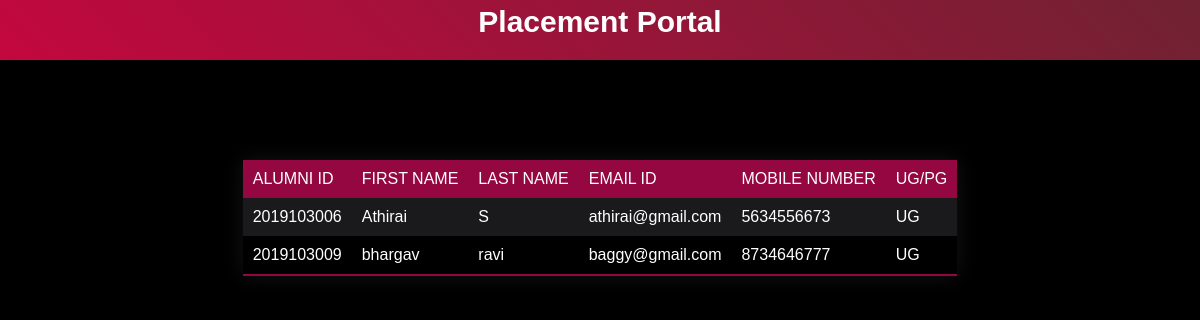
The page /mainpage/alumnitable.php on the database its author committed.
### tables this page shows
CREATE TABLE `alumni` (
  `AlumniId` int(11) NOT NULL,
  `FirstName` varchar(255) NOT NULL,
  `LastName` varchar(255) NOT NULL,
  `Email` varchar(255) NOT NULL,
  `MobileNumber` decimal(10,0) NOT NULL,
  `UG` varchar(255) NOT NULL
);

### mainpage/alumnitable.php (the view, shortened to what this page needs)
<?php
    $sql="SELECT * from alumni";
    $result=mysqli_query(Database::$conn,$sql);
?>
<!DOCTYPE <!DOCTYPE html>
<html>
    <head>
    </head>
    <body>
        <div class="topbar">
        <div class="pagetitle">
            <p style="background:transparent; margin: auto;">Placement Portal</p>
        </div>
        </div>
        <div class="table">
        <table class="details-table">
            <thead>
            <tr>
                <td> ALUMNI ID </td>
                <td> FIRST NAME </td>
                <td> LAST NAME </td>
                <td> EMAIL ID </td>
                <td> MOBILE NUMBER </td>
                <td> UG/PG </td>
            </tr>
            </thead>
            <?php
                 while($row = mysqli_fetch_array($result)){
            ?>
        <tbody>
        <tr>
                <td><?php echo $row['AlumniId'];?></td>
                <td><?php echo $row['FirstName'];?></td>
		        <td><?php echo $row['LastName'];?></td>
                <td><?php echo $row['Email'];?></td>
                <td><?php echo $row['MobileNumber'];?></td>
                <td><?php echo $row['UG'];?></td>
        </tr>
    </tbody>
    <?php }?>
    </table>
    </div>
    </body>
</html>

### mainpage/alumnitable.php (style rules this page uses)
* { box-sizing: border-box; margin: 0; padding: 0; font-family: 'Kumbh Sans', sans-serif; scroll-behavior: smooth; color:white; }
body { background:black; }
.table { margin-top:100px; }
.topbar { width: 100%; height: 60px; display: flex; justify-content: space-between; align-items: center; background:linear-gradient(-135deg,#6F2232, #C3073F); }
.topbar .pagetitle { position: relative; width:100%; text-align:center; height: 50px; background: transparent; font-size: 30px; font-weight: 750; }
.details-table { margin-top: 50px; border-collapse:collapse; box-shadow: 0 0 20px rgba(134, 132, 132, 0.15); background: #1A1A1D; max-width: fit-content; font-size: 16px; display: block; overflow-x: auto; white-space: nowrap; margin:auto auto; }
.details-table thead tr { background-color: #950740; color: #ffffff; text-align: left; }
.details-table thead td { padding: 10px 10px; }
.details-table tbody td { padding: 10px 10px; }
.details-table tbody:nth-of-type(even) { background: black; }
.details-table tbody:last-of-type { border-bottom: 2px solid #950740; }

### rows shown on the page
alumni: AlumniId "2019103006", FirstName "Athirai", LastName "S", Email "athirai@gmail.com", MobileNumber "5634556673", UG "UG"
alumni: AlumniId "2019103009", FirstName "bhargav", LastName "ravi", Email "baggy@gmail.com", MobileNumber "8734646777", UG "UG"
